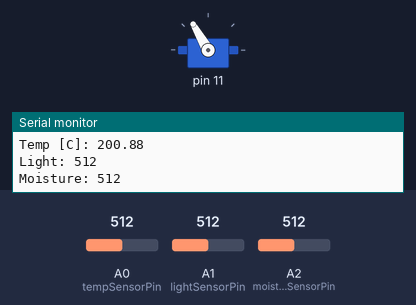
This sketch was run on a simulated Arduino Uno, built with avr-gcc and run on an emulated ATmega328P. Shown: servo, the last lines printed to the serial monitor. The inputs (shaded band) are chosen by the test bench; at power-on: A1 (lightSensorPin) = 512, A2 (moistureSensorPin) = 512, A0 (tempSensorPin) = 512.

Above: at 1.2 s.
1.3 s: A1 (lightSensorPin) set to 340
At 3.6 s:
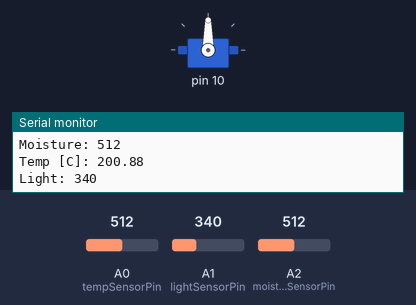
7.8 s: A2 (moistureSensorPin) set to 340
At 9.0 s:
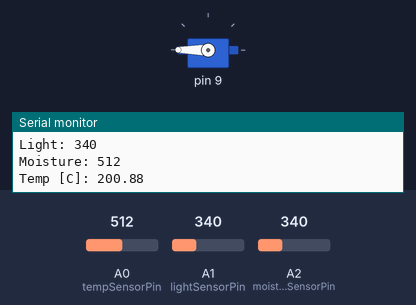
14.3 s: A0 (tempSensorPin) set to 122
20.7 s: A0 (tempSensorPin) set to 306
27.1 s: A0 (tempSensorPin) set to 14
33.5 s: A1 (lightSensorPin) set to 489
37.0 s: A1 (lightSensorPin) set to 512
At 38.0 s:
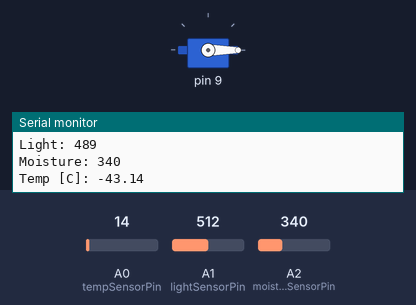
Timing chart, 0 to 40.0 s (numbered marks = the images above; inputs shaded):
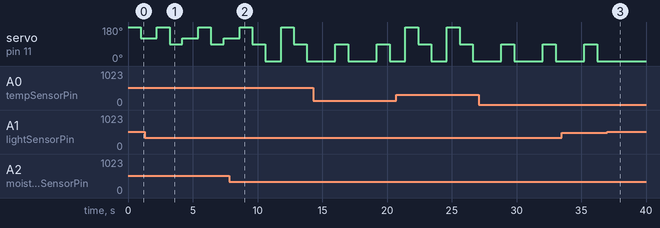

The sketch:

proiect_pmp.ino
```cpp
#include <Servo.h>

float resolutionADC = .0049 ; // rezoluția implicită (pentru
//referința 5V) = 0.049 [V] / unitate
float resolutionSensor = .01 ; // rezoluție senzor = 0.01V/°C
int lightValue=0;

int moistureSensorPin= A2;
int tempSensorPin=A0;
int lightSensorPin=A1;
int moistureValue=0;

Servo srv;

void setup() {
 Serial.begin(9600);
}


void closeGateTemp(int pin)
{
 srv.attach(pin);
 srv.write(0);
 delay(1000);
 srv.detach();
}

void openGateTemp(int pin)
{
 srv.attach(pin);
 srv.write(180);
 delay(1000);
 srv.detach();
}

void closeGateLight(int pin)
{
 srv.attach(pin);
 srv.write(180);
 delay(1000);
 srv.detach();
}

void openGateLight(int pin)
{
 srv.attach(pin);
 srv.write(90);
 delay(1000);
 srv.detach();
}

void closeGateMoisture(int pin)
{
 srv.attach(pin);
 srv.write(0);
 delay(1000);
 srv.detach();
}

void openGateMoisture(int pin)
{
 srv.attach(pin);
 srv.write(120);
 delay(1000);
 srv.detach();
}

void loop(){

 //temp

 Serial.print("Temp [C]: ");
 float temp = readTempInCelsius(10, A0); // citeste temperatura
 //de 10 ori, face media
// float temp = analogRead(tempSensorPin);
 Serial.println(temp);// afisare
 if(temp>26){
  openGateTemp(9);
 }
 if(temp<24){
  closeGateTemp(9);
 }

 //light

 lightValue=analogRead(lightSensorPin);
 Serial.print("Light: ");
 Serial.println(lightValue);
 if(lightValue<500){
  openGateLight(10);
 }
 else if (lightValue>600){
  closeGateLight(10);
 }


 //moisture

 moistureValue=analogRead(moistureSensorPin);
 Serial.print("Moisture: ");
 Serial.println(moistureValue);
 if(moistureValue>400){
  openGateMoisture(11);
 }
 else if (moistureValue<350){
  closeGateMoisture(11);
 }


 delay(200);


}
float readTempInCelsius(int count, int pin) {
 // citește temperatura de count ori de pe pinul analogic pin
 float sumTemp = 0;
 for (int i =0; i < count; i++) {
 int reading = analogRead(pin);
 float voltage = reading * resolutionADC;
 float tempCelsius = (voltage - 0.5) / resolutionSensor ;
 // scade deplasament, convertește în grade C
 sumTemp = sumTemp + tempCelsius; // suma temperaturilor
 }
 return sumTemp / (float)count; // media returnată
}
```

Measured:
- the behaviour switches between 499 and 500 on A1 (lightSensorPin) (found by bisection; images 2 and 3)
- after the input at 37.0 s, servo on pin 11: stays 0° (without the input it goes to 90° after 1.4 s)
